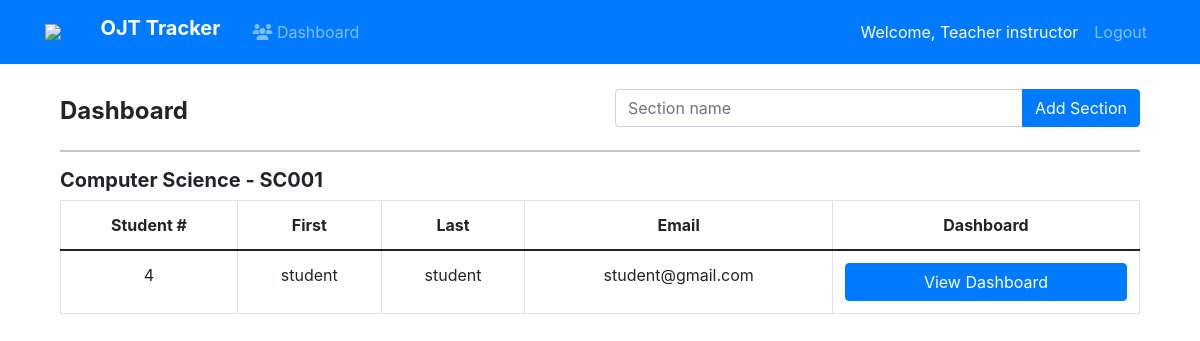
The app's page /student-dashboard/ (signed in), older data.
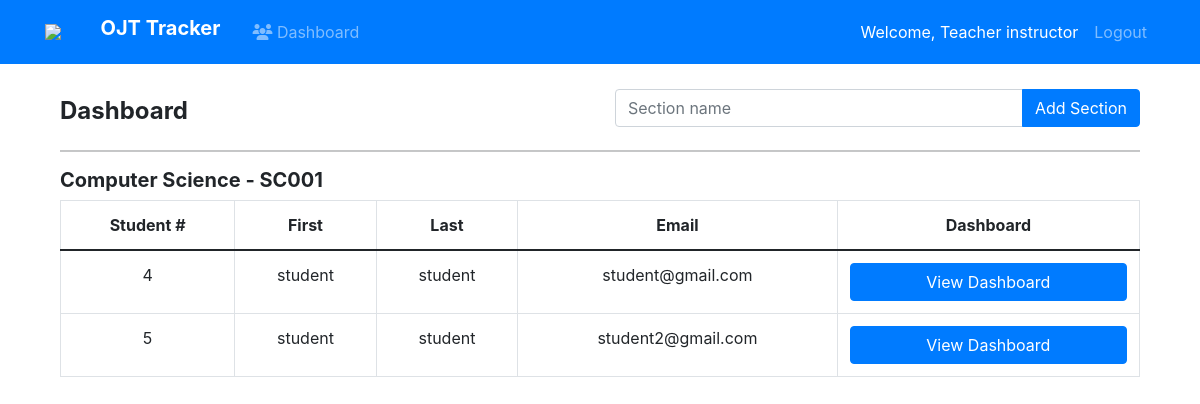
The same page, newer data.
### blog/models.py (models this page shows, shortened)
class Section(models.Model):
    section_name = models.CharField(max_length=150)
    section_code = models.CharField(max_length=50, unique=True)
    students = models.ManyToManyField(CustomUser, blank=True)
    school_name = models.CharField(max_length=150, default='New Era')

### accounts/models.py (models this page shows)
class CustomUser(AbstractUser):
    is_student = models.BooleanField(default=False)
    previous_day = models.DateField(null=True, blank=True)
    day_login = models.DateField(null=True, blank=True)
    is_switch = models.BooleanField(default=False)
    is_send = models.BooleanField(default=False)
    school_name = models.CharField(max_length=150, default='New Era')
    section_code = models.CharField(max_length=150, default='None')
    is_employee = models.BooleanField(default=False)
    is_teacher = models.BooleanField(default=False)
    teacher_students = models.ManyToManyField("self", blank=True)
    employee_students = models.ManyToManyField("self", blank=True)
    my_teacher = models.ForeignKey("self", blank=True, null=True, on_delete=models.CASCADE, related_name="student_teacher")
    my_employee = models.ForeignKey("self", blank=True, null=True, on_delete=models.CASCADE, related_name="student_employee")
    pending_employee = models.BooleanField(default=False)
    is_male = models.BooleanField(default=False)
    phone = models.CharField(max_length=20, null=True, blank=True)
    question = models.CharField(max_length=50, null=True, blank=True)
    answer = models.CharField(max_length=250, null=True, blank=True)
    is_student_approve = models.BooleanField(default=False)
    finish_approval = models.BooleanField(default=False)
    employer_student = models.ManyToManyField("self", blank=True)
    pending_teacher = models.BooleanField(default=False)
    accept_teacher = models.BooleanField(default=False)
    is_confirm_employer = models.BooleanField(default=False)

### blog/views.py (the view)
# urls.py: path('student-dashboard/', views.section, name='section'),
def section(request):
    username = request.user.username
    user = CustomUser.objects.get(username=username)
    if request.method == 'POST':
        section_name = request.POST['section_name']
        if len(section_name) > 0:
            section = Section.objects.create(
                section_name=section_name,
                school_name=user.school_name
            )
            return redirect('/student-dashboard')
        else:
            return redirect('/student-dashboard')
    elif request.method == 'GET':
        sections = Section.objects.filter(school_name=user.school_name)
        context = {
            'sections': sections
        }
        return render(request, 'blog/section.html', context)

### blog/templates/blog/section.html (shortened to what this page needs)
{% extends 'blog/base.html' %}
{% block content %}
    <div class="container" style="margin-top: 8%">
        <div class="row">
            <div class="col">
                <h4 class="mt-2 font-weight-bold">Dashboard</h4>
            </div>
            <div class="col">
                <form action="{% url 'section' %}" method="POST">
                    <div class="input-group">
                        <input type="text" class="form-control" placeholder="Section name" name="section_name" required>
                        <button type="submit" class="btn btn-primary" type="button">Add Section</button>
                    </div>
                </form>
            </div>
        </div>
        <hr></hr>
        {% for section in sections %}
            <h5 class="font-weight-bold">{{ section.section_name }} - {{ section.section_code }}</h5>
             {% if section.students.all|length > 0 %}
                    <table id="student" class="table table-bordered dt-responsive text-center">
                        <thead class="text-center">
                            <tr>
                            <th>Student #</th>
                            <th>First</th>
                            <th>Last</th>
                            <th>Email</th>
                            <th>Dashboard</th>
                            </tr>
                        </thead>
                        <tbody>
                            {% for student in section.students.all %}
                                <tr>
                                    <td>{{ student.id }}</td>
                                    <td>{{ student.first_name }}</td>
                                    <td>{{ student.last_name }}</td>
                                    <td>{{ student.email }}</td>
                                    <td>
                                        <form action="{% url 'view_student_dashboard' student.id %}" method="POST">
                                            <button type="submit" class="btn btn-primary btn-block" block>View Dashboard</button>
                                        </form>
                                    </td>
                                </tr>
                            {% endfor %}
                        </tbody>
                    </table>
             {% else %}
                <h5>- No enrolled students.</h5>
             {% endif %}
        {% endfor %}
    </div>
{% endblock content %}

Row changes from the older to the newer data that the page shows:
added CustomUser: id "5", first_name "student", last_name "student", email "student2@gmail.com"
